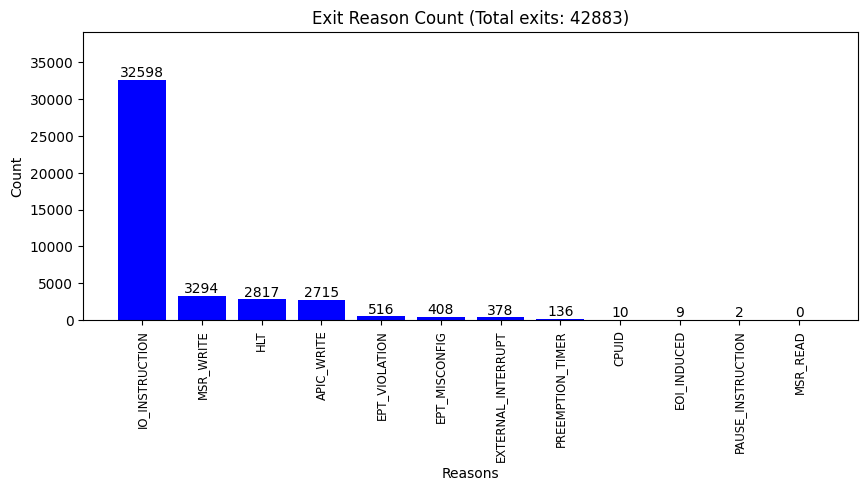

The Python source for this figure:
import matplotlib.pyplot as plt

def count_lines_with_word(file_path, word, total_lines):
    with open(file_path, 'r') as file:
        lines = file.readlines()

    count = 0
    for line in lines:
        if word in line:
            count += 1

    total_lines -= count
    return total_lines, count

# Usage
file_path = 'kvm_exit_count.txt'  # replace with your file path
total_lines = sum(1 for line in open(file_path))
print(f"Total exits: {total_lines}.")
total = total_lines

words = ['APIC_WRITE', 
         'HLT', 
         'EPT_MISCONFIG',
         'PREEMPTION_TIMER',
         'EXTERNAL_INTERRUPT', 
         'IO_INSTRUCTION',
         'EOI_INDUCED',
         'EPT_VIOLATION',
         'PAUSE_INSTRUCTION',
         'CPUID',   
         'MSR_READ',
         'MSR_WRITE'
         ]  # replace with the words you want to search for

counts = []
for word in words:
    total_lines, word_lines = count_lines_with_word(file_path, word, total_lines)
    print(f"'{word}': {word_lines} times")
    counts.append((word, word_lines))

# Sort words and counts by count in descending order
counts.sort(key=lambda x: x[1], reverse=True)
words, word_counts = zip(*counts)  # unzip the sorted pairs

# Set the figure size
plt.figure(figsize=(10, 6))

# Plotting
bars = plt.bar(words, word_counts, color='blue')  # Added color='blue'

# Labeling the bars with their counts
for bar in bars:
    yval = bar.get_height()
    plt.text(bar.get_x() + bar.get_width()/2, yval + 0.05, yval, ha='center', va='bottom')

plt.xlabel('Reasons')
plt.ylabel('Count')
plt.title(f'Exit Reason Count (Total exits: {total})')  # Add total exits to the title
plt.xticks(rotation=90, fontsize='small')  # Adjust font size for readability

# Adjust bottom margin
plt.subplots_adjust(bottom=0.4)  # Increase the bottom margin

# Set x and y axis lengths
#plt.xlim([0, len(words)])  # Set x-axis length
plt.ylim([0, max(word_counts)*1.2])  # Set y-axis length

# Save the figure
plt.savefig('../../../../../../img/kvm_exit_count.png', bbox_inches='tight')
plt.savefig('kvm_exit_count.png', bbox_inches='tight')

# Print a success message
print("The plot was successfully saved to kvm_exit_count.png")
